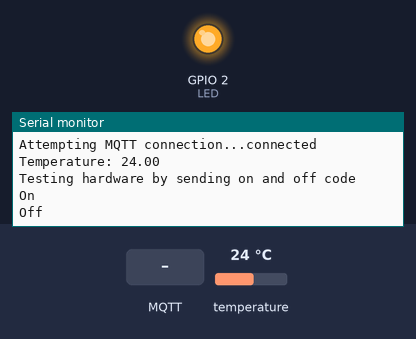
This sketch was run on a simulated ESP8266 (NodeMCU). Shown: output pins drawn as LEDs (lit = HIGH), the last lines printed to the serial monitor. Inputs (shaded band) come from the test bench; at power-on: temperature 24 °C. WiFi joins after 1.5 s; servers stay silent unless stated; no MQTT or app messages arrive unless stated.

Above: at 9.6 s.
9.7 s: MQTT message "On" arrives on the first subscribed topic
At 10.5 s:
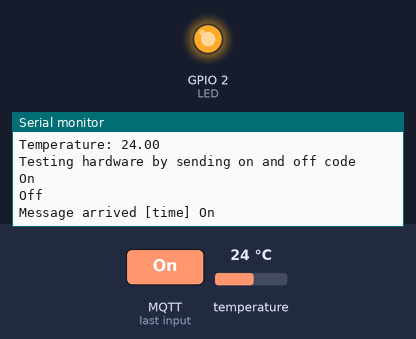
11.2 s: MQTT message "Off" arrives on the first subscribed topic
At 11.7 s:
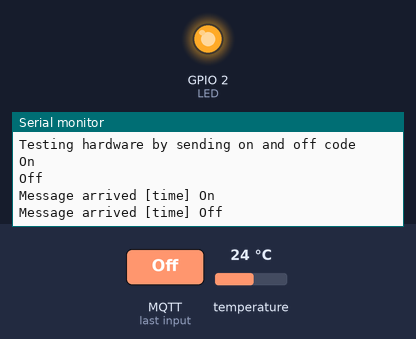
12.7 s: MQTT message "1" arrives on the first subscribed topic
At 14.0 s:
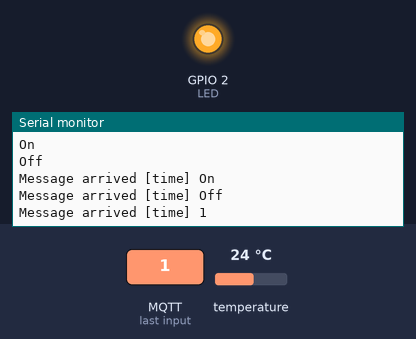

Measured:
- after the input at 9.7 s, the serial monitor: prints a new line at once (image 1)
- after the input at 11.2 s, the serial monitor: prints a new line at once (image 2)
- after the input at 12.7 s, the serial monitor: prints a new line at once (image 3)

The sketch:

EspAccontroller.ino
```cpp
/*


*/

#include <ESP8266WiFi.h>
#include <PubSubClient.h>
#include <OneWire.h>
#include <DallasTemperature.h>
#include <ArduinoJson.h>
#include <Time.h>
#include <ArduinoOTA.h>

// IR library
#include <IRremoteESP8266.h>
IRsend irsend(5);

// just added my own array for the raw ir signal
unsigned int powerOn[200] = {4500,4250,700,1500,650,450,650,1550,650,1550,650,450,650,450,650,1500,700,400,650,450,650,1550,650,450,650,450,650,1550,650,1500,700,400,700,1500,650,1550,650,450,650,1550,650,1550,600,1550,700,1500,650,1550,650,1550,600,500,650,1500,700,400,650,450,650,450,700,400,700,400,700,400,650,450,650,450,650,1550,650,450,650,450,600,500,600,450,650,450,650,1550,700,1500,650,450,650,1550,650,1550,600,1550,650,1550,650,1550,650,5100,4500,4300,650,1550,650,450,650,1500,700,1500,700,400,700,400,700,1500,650,450,650,450,650,1550,650,450,650,450,600,1550,700,1500,650,450,650,1550,650,1550,650,450,600,1550,700,1500,650,1550,650,1550,650,1500,700,1500,650,450,650,1550,650,450,650,450,650,450,650,450,650,450,650,450,600,500,600,500,600,1550,700,400,700,400,650,450,650,450,650,450,600,1600,650,1550,600,500,600,1550,650,1550,650,1550,650,1550,650,1500,650};
unsigned int powerOff[200] =  {4550,4250,700,1500,650,450,650,1550,650,1550,650,450,650,450,600,1550,650,450,650,450,650,1550,650,450,650,450,650,1550,650,1500,650,450,700,1500,650,450,700,1500,650,1550,650,1550,650,1500,650,450,650,1550,650,1550,650,1550,600,500,600,500,650,450,600,450,650,1550,650,450,650,450,650,1550,650,1550,650,1500,650,450,650,450,700,400,700,400,650,450,650,450,650,450,650,450,650,1550,650,1550,650,1500,650,1550,650,1550,650,5150,4450,4300,650,1550,650,450,650,1550,650,1500,700,400,650,450,650,1550,650,450,650,450,650,1550,650,450,650,450,650,1500,650,1550,650,450,650,1550,600,500,650,1550,650,1500,650,1550,650,1550,650,450,650,1500,700,1550,600,1550,650,450,650,450,650,450,650,450,650,1550,650,450,650,450,650,1550,600,1550,650,1550,650,450,650,450,650,450,650,450,650,450,600,500,650,450,650,450,650,1500,700,1500,650,1550,650,1550,650,1550,600};

//For Json output
StaticJsonBuffer<200> jsonBuffer;
JsonObject& root = jsonBuffer.createObject();

const char* ssid = "NETGEAR83";
const char* password = "........";
const char* mqtt_server = "192.168.1.79";
const char* mqtt_user = "emonpi";
const char* mqtt_password = "emonpimqtt2016";

WiFiClient espClient;
PubSubClient client(espClient);
long lastMsg = 0;
char msg[50];
int value = 0;
bool acon = false;

#define ONE_WIRE_BUS 13  // DS18B20 pin
OneWire oneWire(ONE_WIRE_BUS);
DallasTemperature DS18B20(&oneWire);
float temp;

// Built in led on Nodemcu
//#define LED 14
// Built in led on Esp12
#define LED 2

// Mqtt topics
char tempTopic[] = "accontroller/temp";
char statusTopic[] = "accontroller/status";
char controlTopic[] = "accontroller/control";

void setup() {
  pinMode(LED, OUTPUT);     // Initialize the BUILTIN_LED pin as an output
  digitalWrite(LED, LOW);   // turn the LED on.
  Serial.begin(115200);
  setup_wifi();
  client.setServer(mqtt_server, 1883);
  client.setCallback(callback);
  if (!client.connected()) {
    reconnect();
  }
  ota();  // Over the air programming

  delay(1000);

  DS18B20.requestTemperatures();
  temp = DS18B20.getTempCByIndex(0);
  Serial.print("Temperature: ");
  Serial.println(temp);

  irsend.begin();
  // Testing hardware by sending on and off code
  Serial.println("Testing hardware by sending on and off code");
  Serial.println("On");
  irsend.sendRaw(powerOn,200,38);
  client.publish(statusTopic, "Ac on");

  delay(5000);
  Serial.println("Off");
  irsend.sendRaw(powerOff,200,38);
  digitalWrite(LED, HIGH);
  client.publish(statusTopic, "Ac off");

}

void setup_wifi() {
  delay(10);
  // We start by connecting to a WiFi network
  Serial.println();
  Serial.print("Connecting to ");
  Serial.println(ssid);

  WiFi.begin(ssid, password);

  while (WiFi.status() != WL_CONNECTED) {
    delay(500);
    Serial.print(".");
  }

  Serial.println("");
  Serial.println("WiFi connected");
  Serial.println("IP address: ");
  Serial.println(WiFi.localIP());

}

// When a Mqtt message has arrived
//
void callback(char* topic, byte* payload, unsigned int length) {
  char message[14] ="";
  //time_t pctime = 0;
  Serial.print("Message arrived [");
  Serial.print(topic);
  Serial.print("] ");

  // Extract payload
  String stringPayload = "";
  for (int i = 0; i < length; i++) {
    Serial.print((char)payload[i]);
    stringPayload += (char)payload[i];
  }
  Serial.println();

  if (String(topic)==controlTopic) {
     client.publish(statusTopic, "Got ctrl command");  // Wants a char
     if (stringPayload=="On") {
        client.publish(statusTopic, "Ac on");  // Wants a char
        digitalWrite(LED, HIGH);          // turn the LED on.
        irsend.sendRaw(powerOn,200,38);
     }
     else if (stringPayload=="Off"){
      digitalWrite(LED, LOW);          // turn the LED off.
      acon = false;
      client.publish(statusTopic, "Ac off");
      irsend.sendRaw(powerOff,200,38);
    }
    else  {
      Serial.println("Wrong command");
      client.publish(statusTopic, "Command error");
    }
  }
}

void reconnect() {
  // Loop until we're reconnected
  while (!client.connected()) {
    Serial.print("Attempting MQTT connection...");
    // Attempt to connect
    if (client.connect("AccontrollerEsp", mqtt_user, mqtt_password)) {
      Serial.println("connected");
      // Once connected, publish an announcement...
      client.publish(statusTopic, "Hello from accontroller");
      // ... and resubscribe
      client.subscribe("time"); // Time is published on the network, we use it for time keeping
      client.subscribe(controlTopic);    // Used to control AC manually via Mqtt
    } else {
      Serial.print("failed, rc=");
      Serial.print(client.state());
      Serial.println(" try again in 5 seconds");
      // Wait 5 seconds before retrying
      delay(5000);
    }
  }
}
void loop() {
  ArduinoOTA.handle();

  if (!client.connected()) {
    reconnect();
  }
  client.loop();

  long now = millis();
  if (now - lastMsg > 120000) {
  //if (now - lastMsg > 20000) {
    lastMsg = now;
    DS18B20.requestTemperatures();
    temp = DS18B20.getTempCByIndex(0);  // temp is a float
    root["temp"] = temp;
    // Convert json object to char
    root.printTo((char*)msg, root.measureLength() + 1);
    client.publish(tempTopic, msg);  // Wants a char
  }
}

void ota(){
  ArduinoOTA.onStart([]() {
    Serial.println("Start");
  });
  ArduinoOTA.onEnd([]() {
    Serial.println("\nEnd");
  });
  ArduinoOTA.onProgress([](unsigned int progress, unsigned int total) {
    Serial.printf("Progress: %u%%\r", (progress / (total / 100)));
  });
  ArduinoOTA.onError([](ota_error_t error) {
    Serial.printf("Error[%u]: ", error);
    if (error == OTA_AUTH_ERROR) Serial.println("Auth Failed");
    else if (error == OTA_BEGIN_ERROR) Serial.println("Begin Failed");
    else if (error == OTA_CONNECT_ERROR) Serial.println("Connect Failed");
    else if (error == OTA_RECEIVE_ERROR) Serial.println("Receive Failed");
    else if (error == OTA_END_ERROR) Serial.println("End Failed");
  });
  ArduinoOTA.begin();
}
```
